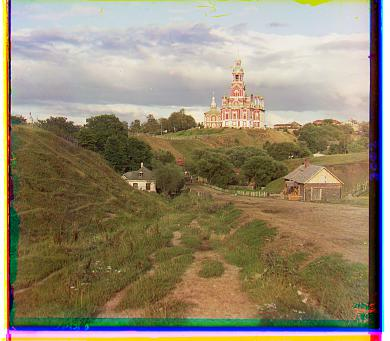
#> input picture cs194/proj1/outputs/cathedral.jpg, 390 x 341 px, given in place of river.tif, which was not available
$ python main.py   (older library calls are emulated)
#> lines starting #> are read from the running program, lines starting #| are printed output that depends on the picture; pictures that were not available may be replaced by others from this repository, and a replacement may not be noted
# CS194-26 (CS294-26): Project 1 starter Python code

# these are just some suggested libraries
# instead of scikit-image you could use matplotlib and opencv to read, write, and display images

import numpy as np
from numpy import linalg as LA
import skimage as sk
from skimage import transform
from scipy import signal
import skimage.io as skio
from math import inf


# [74 lines left out: functions edge_detect, shift_image, align_window, not called in this run]


def align_pyramid(r, g, b):
	shift = 15
	g_shifts = (0,0)
	b_shifts = (0,0)
	ar = r[::]
	ag = g[::]
	ab = b[::]

	#small hack to calculate the levels of the pyramid
	targetSmall = 300
	width = np.shape(r)[0]
	height = np.shape(r)[1]
	factor = int(min(width, height) / targetSmall)

	g_x_shift = 0
	g_y_shift = 0
	b_x_shift = 0
	b_y_shift = 0

	for i in reversed(range(0,factor)):
		scale_factor = 1.0 / (i+1)
		ir = sk.transform.rescale(ar, (scale_factor, scale_factor)) #scale down image
		ig = sk.transform.rescale(ag, (scale_factor, scale_factor))
		ib = sk.transform.rescale(ab, (scale_factor, scale_factor))

		ir = edge_detect(ir)
		ib = edge_detect(ib)
		ig = edge_detect(ig)

		g_shifts = align_window(ir, ig, shift)
		b_shifts = align_window(ir, ib, shift)


		ag = shift_image(ag, g_shifts[0], g_shifts[1]) #shift image, as is iterative algorithm
		ab = shift_image(ab, b_shifts[0], b_shifts[1])

		g_x_shift += 1.0 / scale_factor * g_shifts[0]
		g_y_shift += 1.0 / scale_factor * g_shifts[1]
		b_x_shift += 1.0 / scale_factor * b_shifts[0]
		b_y_shift += 1.0 / scale_factor * b_shifts[1]


	print("G: (" + str(g_x_shift) + "," + str(g_y_shift) + ")" + " B: (" + str(b_x_shift) + "," + str(b_y_shift) + ")")

	im_out = np.dstack([ar, ag, ab])

	return im_out


# name of the input file
imname = './images/river.tif'

# read in the image
im = skio.imread(imname)
#> im is the input picture: shape (341, 390, 3); mean R, G, B 149, 137.8, 113.8

# convert to double (might want to do this later on to save memory)
im = sk.img_as_float(im)

# compute the height of each part (just 1/3 of total)
height = np.floor(im.shape[0] / 3.0).astype(np.int)
#> height = 113

# separate color channels
b = im[:height]
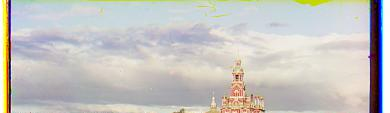
#> b: shape (113, 390, 3) float64; mean R, G, B 0.777, 0.77, 0.755
g = im[height: 2*height]
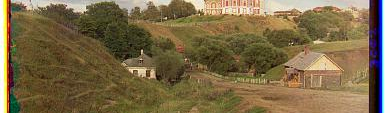
#> g: shape (113, 390, 3) float64; mean R, G, B 0.49, 0.42, 0.286
r = im[2*height: 3*height]
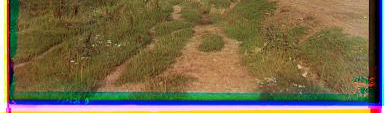
#> r: shape (113, 390, 3) float64; mean R, G, B 0.479, 0.426, 0.304

# align the images
# functions that might be useful for aligning the images include:
# np.roll, np.sum, sk.transform.rescale (for multiscale)

# create a color image
im_out = align_pyramid(r, g, b)
#> after the loop in align_pyramid, `for i in reversed(range(0,factor)):`: b_x_shift = 0
#| G: (0,0) B: (0,0)

# save the image
fname = './outputs/river_all.jpg'
#> (the run stopped early here; a loop or call above may not have finished)

$ run again, on cs194/proj1/outputs/emir_all.jpg
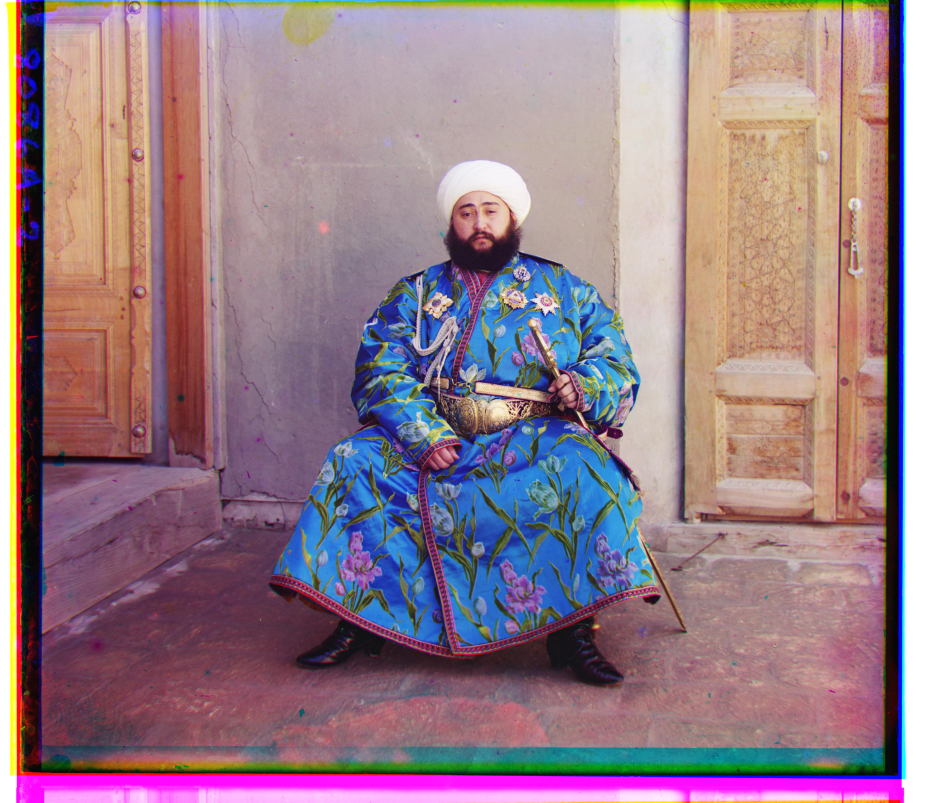
#> input picture cs194/proj1/outputs/emir_all.jpg, 3702 x 3209 px, given in place of river.tif, which was not available (shown at 1/4 size)
#> im is the input picture: shape (3209, 3702, 3); mean R, G, B 149.9, 124.6, 134.9
#> `g = im[height: 2*height]`:
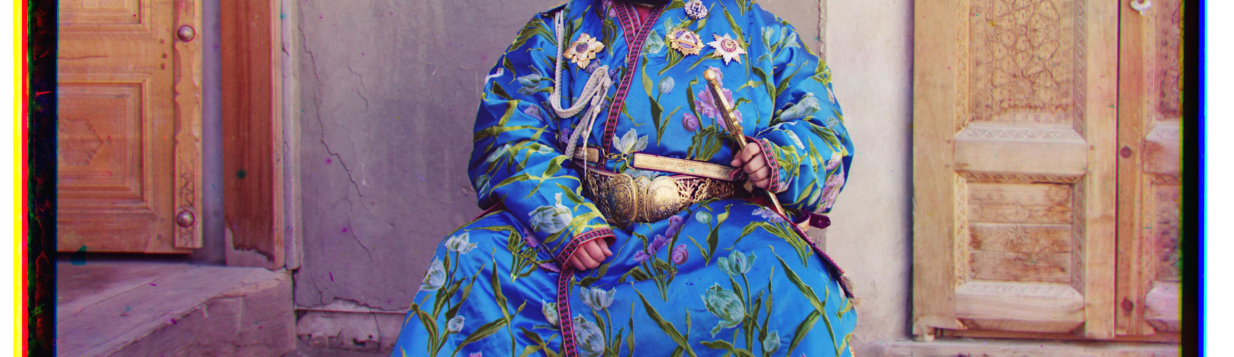
#> g: shape (1069, 3702, 3) float64 (shown at 1/3 size); mean R, G, B 0.53, 0.463, 0.507
#> `r = im[2*height: 3*height]`:
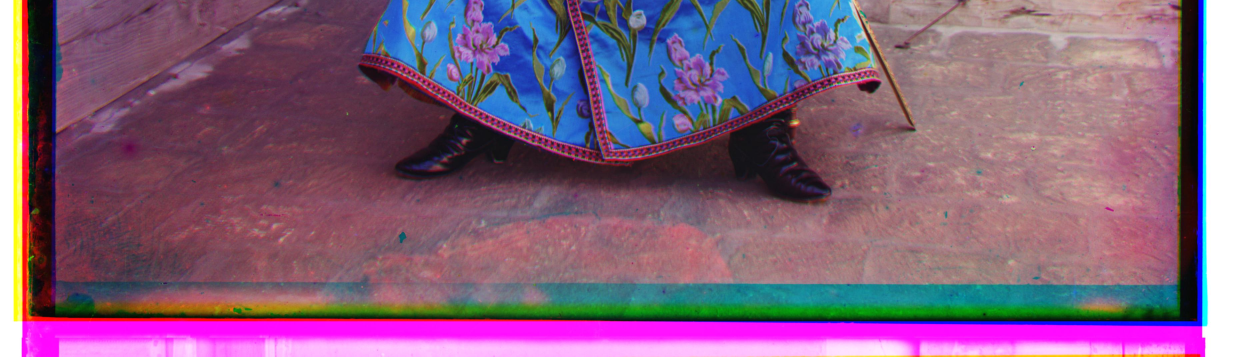
#> r: shape (1069, 3702, 3) float64 (shown at 1/3 size); mean R, G, B 0.507, 0.374, 0.485
#> after the loop in align_pyramid, `for i in reversed(range(0,factor)):`: b_x_shift = 0
